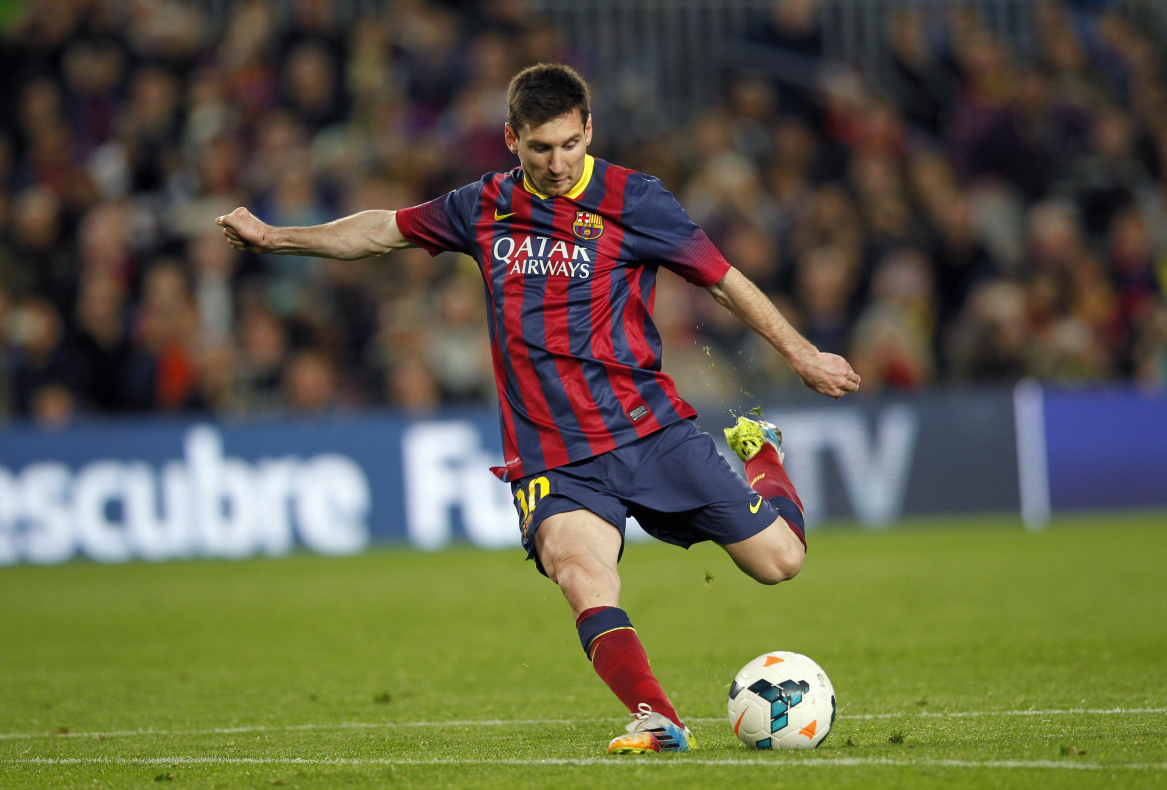
#> input picture python/imgs/messi.jpg, 3500 x 2370 px (shown at 1/3 size)
$ python weighting_rgb_layers.py
#> lines starting #> are read from the running program, lines starting #| are printed output that depends on the picture
'''

TITLE:
   Weighting and Splitting RGB Layers

DESCRIPTION:
   Setting different proportions for the RGB layers (red, green
   and blue) of an image and splitting it up.

VERSION:
   Author: Leonardo Godói (eng.leonardogodoi@gmail.com)
   Creation date: 15-September-2018

REVISION HISTORY:
   V1.0 | 15-September-2018 | Leonardo Godói | Creation

'''

# -------------------------------------------------------------
# -------------------------------------------------------------
# -------------------------------------------------------------

# Importing package for computer vision with Python
import cv2 as cv

# Importing the image to be processed
img = cv.imread('imgs/messi.jpg', 1)
#> img is the input picture: shape (2370, 3500, 3); mean B, G, R 68.9, 93.9, 95.5

# Creating images 1, 2 and 3 from the original (also resizing)
img_1 = cv.resize(img, (0, 0), fx=0.25, fy=0.25)
img_2 = cv.resize(img, (0, 0), fx=0.25, fy=0.25)
img_3 = cv.resize(img, (0, 0), fx=0.25, fy=0.25)

# Weighting every layer of the image 1
img_1[:, :, 2] = img_1[:, :, 2] * 0.15              # R weighting
img_1[:, :, 1] = img_1[:, :, 1] * 0.55              # G weighting
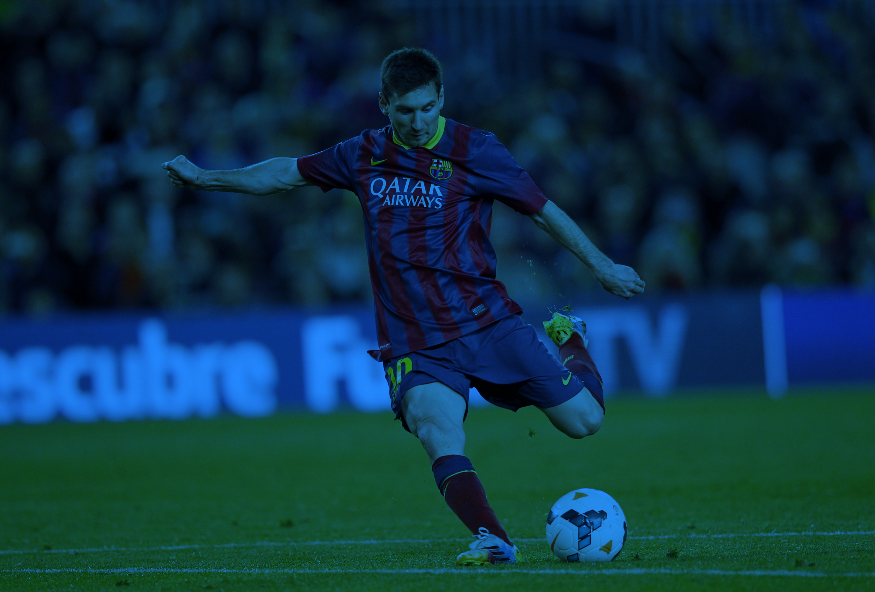
#> img_1: shape (592, 875, 3); mean B, G, R 69, 51.3, 13.9
img_1[:, :, 0] = img_1[:, :, 0] * 0.3               # B weighting
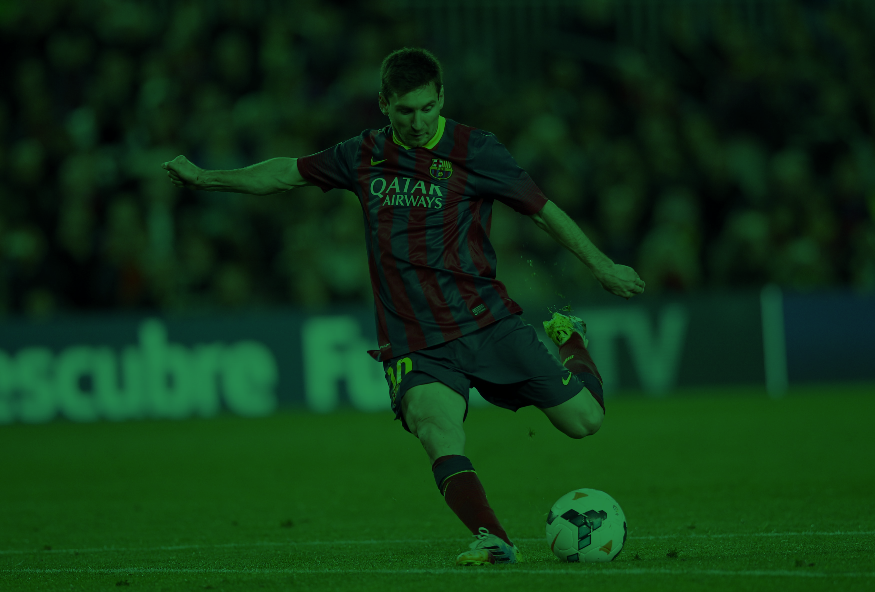
#> img_1: shape (592, 875, 3); mean B, G, R 20.3, 51.3, 13.9

# Weighting every layer of the image 2
img_2[:, :, 2] = img_2[:, :, 2] * 0.3               # R weighting
img_2[:, :, 1] = img_2[:, :, 1] * 0.15              # G weighting
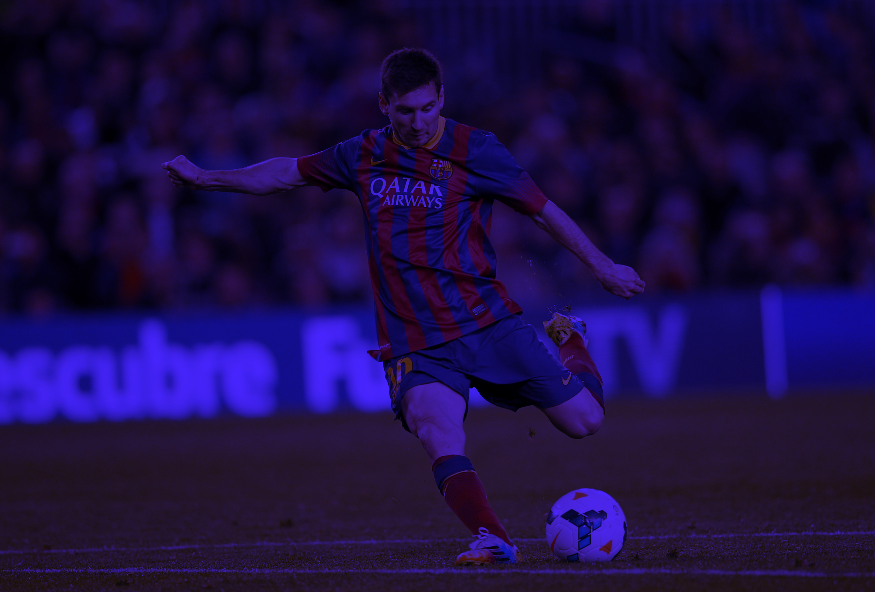
#> img_2: shape (592, 875, 3); mean B, G, R 69, 13.6, 28.2
img_2[:, :, 0] = img_2[:, :, 0] * 0.55              # B weighting
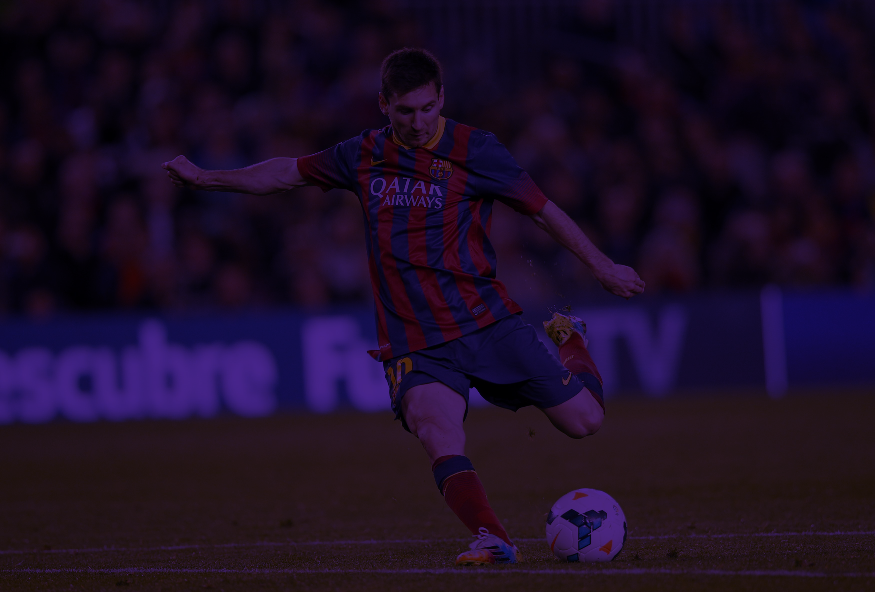
#> img_2: shape (592, 875, 3); mean B, G, R 37.5, 13.6, 28.2

# Weighting every layer of the image 3
img_3[:, :, 2] = img_3[:, :, 2] * 0.55              # R weighting
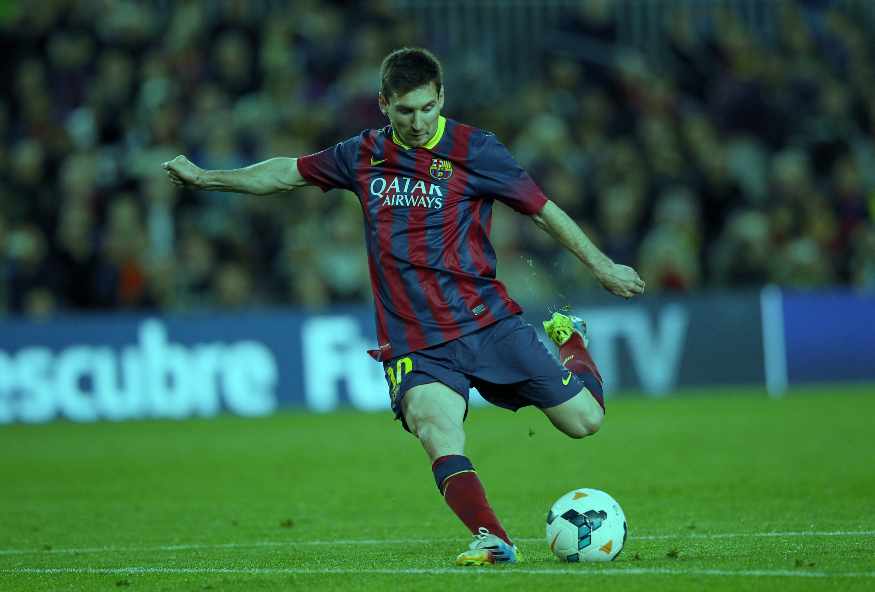
#> img_3: shape (592, 875, 3); mean B, G, R 69, 94, 52.1
img_3[:, :, 1] = img_3[:, :, 1] * 0.3               # G weighting
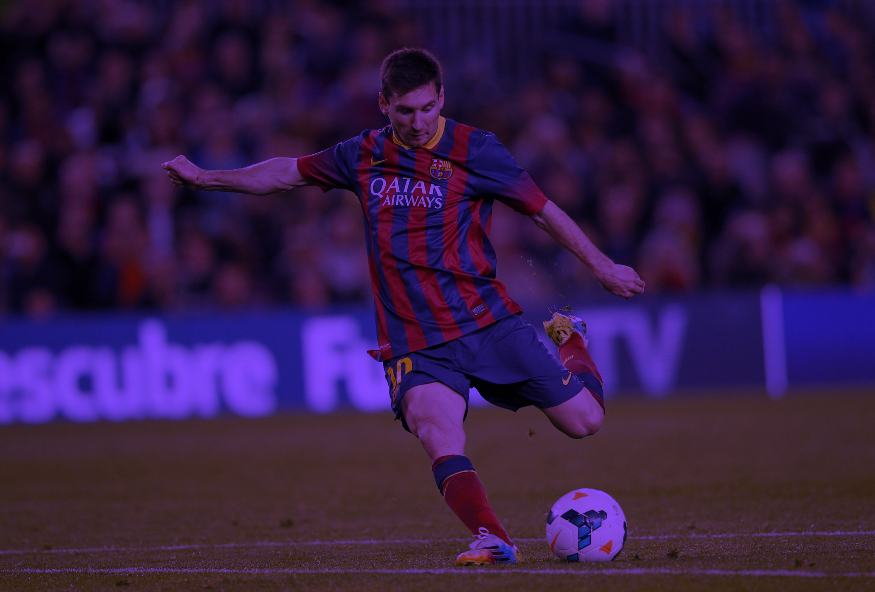
#> img_3: shape (592, 875, 3); mean B, G, R 69, 27.8, 52.1
img_3[:, :, 0] = img_3[:, :, 0] * 0.15              # B weighting
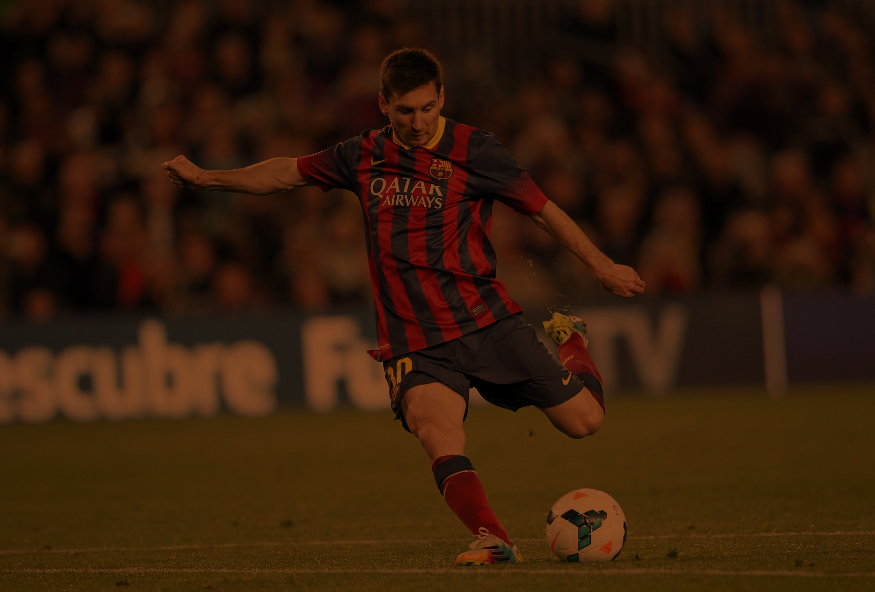
#> img_3: shape (592, 875, 3); mean B, G, R 9.9, 27.8, 52.1

# Saving resulting images
cv.imwrite('imgs/messi_1.jpg', img_1)
cv.imwrite('imgs/messi_2.jpg', img_2)
cv.imwrite('imgs/messi_3.jpg', img_3)

# -------------------------------------------------------------
# -------------------------------------------------------------
# -------------------------------------------------------------
